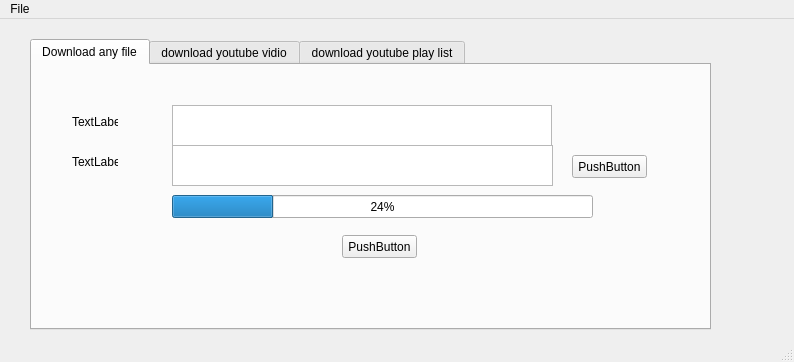
<?xml version="1.0" encoding="UTF-8"?>
<ui version="4.0">
 <class>MainWindow</class>
 <widget class="QMainWindow" name="MainWindow">
  <property name="geometry">
   <rect>
    <x>0</x>
    <y>0</y>
    <width>794</width>
    <height>362</height>
   </rect>
  </property>
  <property name="windowTitle">
   <string>MainWindow</string>
  </property>
  <widget class="QWidget" name="centralwidget">
   <widget class="QTabWidget" name="tabWidget">
    <property name="geometry">
     <rect>
      <x>30</x>
      <y>20</y>
      <width>681</width>
      <height>291</height>
     </rect>
    </property>
    <property name="currentIndex">
     <number>0</number>
    </property>
    <widget class="QWidget" name="tab">
     <attribute name="title">
      <string>Download any file</string>
     </attribute>
     <widget class="QPushButton" name="pushButton">
      <property name="geometry">
       <rect>
        <x>310</x>
        <y>170</y>
        <width>75</width>
        <height>23</height>
       </rect>
      </property>
      <property name="text">
       <string>PushButton</string>
      </property>
     </widget>
     <widget class="QLabel" name="label_2">
      <property name="geometry">
       <rect>
        <x>40</x>
        <y>90</y>
        <width>46</width>
        <height>13</height>
       </rect>
      </property>
      <property name="text">
       <string>TextLabel</string>
      </property>
     </widget>
     <widget class="QLabel" name="label">
      <property name="geometry">
       <rect>
        <x>40</x>
        <y>50</y>
        <width>46</width>
        <height>13</height>
       </rect>
      </property>
      <property name="text">
       <string>TextLabel</string>
      </property>
     </widget>
     <widget class="QProgressBar" name="progressBar">
      <property name="geometry">
       <rect>
        <x>140</x>
        <y>130</y>
        <width>421</width>
        <height>23</height>
       </rect>
      </property>
      <property name="value">
       <number>24</number>
      </property>
     </widget>
     <widget class="QTextEdit" name="textEdit_2">
      <property name="geometry">
       <rect>
        <x>140</x>
        <y>80</y>
        <width>381</width>
        <height>41</height>
       </rect>
      </property>
     </widget>
     <widget class="QPushButton" name="pushButton_2">
      <property name="geometry">
       <rect>
        <x>540</x>
        <y>90</y>
        <width>75</width>
        <height>23</height>
       </rect>
      </property>
      <property name="text">
       <string>PushButton</string>
      </property>
     </widget>
     <widget class="QTextEdit" name="textEdit">
      <property name="geometry">
       <rect>
        <x>140</x>
        <y>40</y>
        <width>380</width>
        <height>41</height>
       </rect>
      </property>
     </widget>
    </widget>
    <widget class="QWidget" name="tab_2">
     <attribute name="title">
      <string>download youtube vidio</string>
     </attribute>
     <widget class="QLabel" name="label_3">
      <property name="geometry">
       <rect>
        <x>50</x>
        <y>50</y>
        <width>46</width>
        <height>13</height>
       </rect>
      </property>
      <property name="text">
       <string>vidio url</string>
      </property>
     </widget>
     <widget class="QTextEdit" name="textEdit_3">
      <property name="geometry">
       <rect>
        <x>150</x>
        <y>40</y>
        <width>380</width>
        <height>41</height>
       </rect>
      </property>
     </widget>
     <widget class="QLabel" name="label_4">
      <property name="geometry">
       <rect>
        <x>50</x>
        <y>110</y>
        <width>71</width>
        <height>16</height>
       </rect>
      </property>
      <property name="text">
       <string>Save location</string>
      </property>
     </widget>
     <widget class="QTextEdit" name="textEdit_4">
      <property name="geometry">
       <rect>
        <x>150</x>
        <y>100</y>
        <width>380</width>
        <height>41</height>
       </rect>
      </property>
     </widget>
     <widget class="QLabel" name="label_5">
      <property name="geometry">
       <rect>
        <x>50</x>
        <y>180</y>
        <width>46</width>
        <height>13</height>
       </rect>
      </property>
      <property name="text">
       <string>quality</string>
      </property>
     </widget>
     <widget class="QComboBox" name="comboBox">
      <property name="geometry">
       <rect>
        <x>150</x>
        <y>170</y>
        <width>211</width>
        <height>22</height>
       </rect>
      </property>
     </widget>
     <widget class="QPushButton" name="pushButton_3">
      <property name="geometry">
       <rect>
        <x>180</x>
        <y>210</y>
        <width>281</width>
        <height>41</height>
       </rect>
      </property>
      <property name="text">
       <string>start download</string>
      </property>
     </widget>
     <widget class="QPushButton" name="pushButton_6">
      <property name="geometry">
       <rect>
        <x>550</x>
        <y>50</y>
        <width>81</width>
        <height>23</height>
       </rect>
      </property>
      <property name="text">
       <string>search</string>
      </property>
     </widget>
     <widget class="QPushButton" name="pushButton_7">
      <property name="geometry">
       <rect>
        <x>550</x>
        <y>110</y>
        <width>81</width>
        <height>23</height>
       </rect>
      </property>
      <property name="text">
       <string>browes</string>
      </property>
     </widget>
    </widget>
    <widget class="QWidget" name="tab_3">
     <attribute name="title">
      <string>download youtube play list</string>
     </attribute>
     <widget class="QLabel" name="label_6">
      <property name="geometry">
       <rect>
        <x>50</x>
        <y>40</y>
        <width>91</width>
        <height>16</height>
       </rect>
      </property>
      <property name="text">
       <string>play list url</string>
      </property>
     </widget>
     <widget class="QTextEdit" name="textEdit_5">
      <property name="geometry">
       <rect>
        <x>150</x>
        <y>30</y>
        <width>461</width>
        <height>31</height>
       </rect>
      </property>
     </widget>
     <widget class="QLabel" name="label_7">
      <property name="geometry">
       <rect>
        <x>50</x>
        <y>90</y>
        <width>91</width>
        <height>16</height>
       </rect>
      </property>
      <property name="text">
       <string>save location</string>
      </property>
     </widget>
     <widget class="QTextEdit" name="textEdit_6">
      <property name="geometry">
       <rect>
        <x>150</x>
        <y>80</y>
        <width>351</width>
        <height>31</height>
       </rect>
      </property>
     </widget>
     <widget class="QPushButton" name="pushButton_4">
      <property name="geometry">
       <rect>
        <x>520</x>
        <y>80</y>
        <width>75</width>
        <height>23</height>
       </rect>
      </property>
      <property name="text">
       <string>Browes</string>
      </property>
     </widget>
     <widget class="QPushButton" name="pushButton_5">
      <property name="geometry">
       <rect>
        <x>280</x>
        <y>210</y>
        <width>141</width>
        <height>23</height>
       </rect>
      </property>
      <property name="text">
       <string>Start download</string>
      </property>
     </widget>
     <widget class="QLabel" name="label_8">
      <property name="geometry">
       <rect>
        <x>50</x>
        <y>140</y>
        <width>46</width>
        <height>13</height>
       </rect>
      </property>
      <property name="text">
       <string>quality</string>
      </property>
     </widget>
     <widget class="QComboBox" name="comboBox_2">
      <property name="geometry">
       <rect>
        <x>150</x>
        <y>140</y>
        <width>161</width>
        <height>22</height>
       </rect>
      </property>
     </widget>
     <widget class="QLabel" name="label_9">
      <property name="geometry">
       <rect>
        <x>300</x>
        <y>170</y>
        <width>111</width>
        <height>16</height>
       </rect>
      </property>
      <property name="text">
       <string>current vidio</string>
      </property>
     </widget>
    </widget>
   </widget>
  </widget>
  <widget class="QMenuBar" name="menubar">
   <property name="geometry">
    <rect>
     <x>0</x>
     <y>0</y>
     <width>794</width>
     <height>21</height>
    </rect>
   </property>
   <widget class="QMenu" name="menuFile">
    <property name="title">
     <string>File</string>
    </property>
    <addaction name="actionExist"/>
   </widget>
   <addaction name="menuFile"/>
  </widget>
  <widget class="QStatusBar" name="statusbar"/>
  <action name="actionExist">
   <property name="text">
    <string>exist</string>
   </property>
  </action>
 </widget>
 <resources/>
 <connections/>
</ui>
